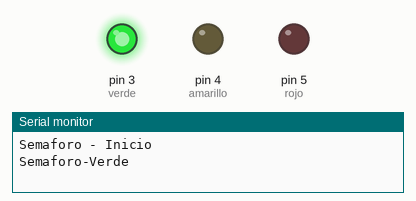
This sketch was run on a simulated Arduino Uno, built with avr-gcc and run on an emulated ATmega328P. Shown: output pins drawn as LEDs (lit = HIGH), the last lines printed to the serial monitor.

Above: at 0.1 s.
At 30.1 s:
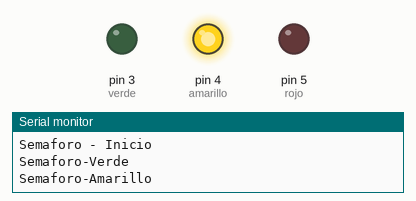
At 116.1 s:
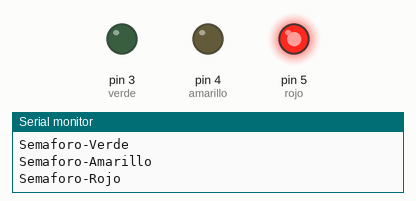
Timing chart, 0 to 117.6 s (numbered marks = the images above):
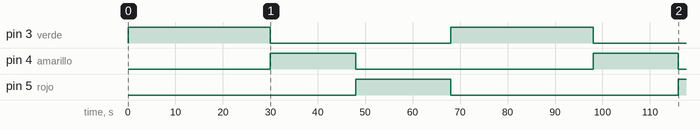

Measured:
- by itself, pin 3 (verde): alternates HIGH for 30.0 s and LOW for 38.0 s
- by itself, pin 4 (amarillo): alternates HIGH for 18.0 s and LOW for 50.0 s
- by itself, pin 5 (rojo): LOW → HIGH at 48.0 s, → LOW 20.0 s later, → HIGH 48.0 s later

The sketch:

Practica_2_Semaforo.ino
```cpp
//Practica 2 Semaforo
/* 3 Leds conectados a los pines 3(verde), 4(amarillo), 5(rojo).
*/
int verde=3;  //inicializacion variables y relacion con pines
int amarillo=4;
int rojo=5;

void setup() {
  //definimos funcion de pin
  pinMode(verde,OUTPUT);   //pin como salida
  pinMode(amarillo,OUTPUT);
  pinMode(rojo,OUTPUT);
Serial.begin(9600);  //inicializamos a comunicación Serial.
}

void loop() {
  Serial.println("Semaforo - Inicio");//Escribe el texto en puerto serie
  digitalWrite(verde,HIGH); //Led verde on
  Serial.println("Semaforo-Verde"); //Escribe texto Serial
  delay(30000); //duracion luz verde encendida, 30 segundos
  digitalWrite(verde,LOW);  //Led verde off

  digitalWrite(amarillo,HIGH); //Led amarillo on
  Serial.println("Semaforo-Amarillo"); //Escribe texto Serial
  delay(18000); //duracion luz amarilla encendida, 8 segundos
  digitalWrite(amarillo,LOW);  //Led amarillo off

  digitalWrite(rojo,HIGH); //Led rojo on
  Serial.println("Semaforo-Rojo"); //Escribe texto Serial
  delay(20000); //duracion luz roja encendida, 20 segundos
  digitalWrite(rojo,LOW);  //Led amarillo off

}
```
